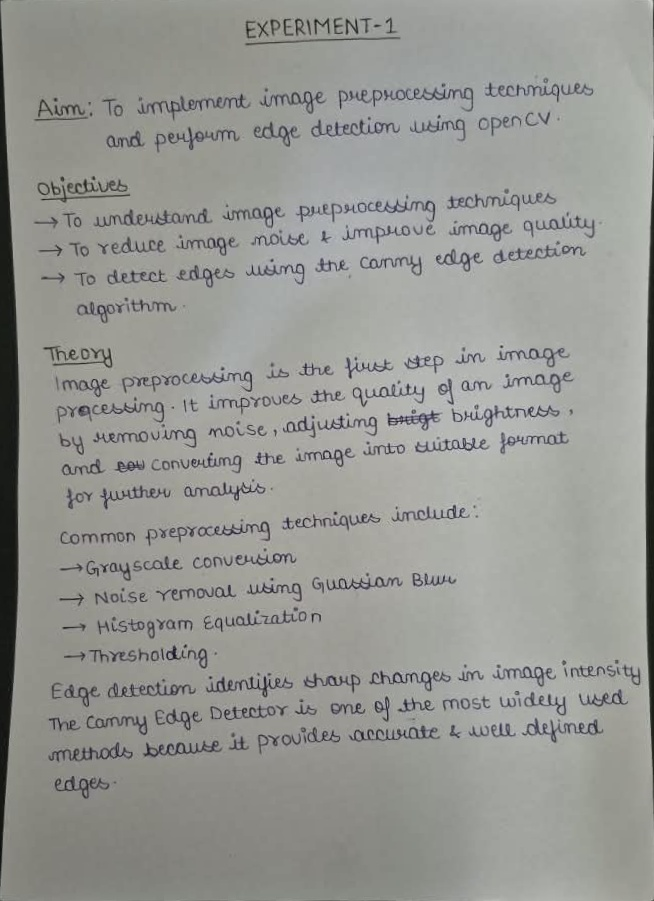
#> input picture scanned_document.jpg, 654 x 901 px
$ python main.py --input scanned_document.jpg --output out
#> lines starting #> are read from the running program, lines starting #| are printed output that depends on the picture; after the words box and inside, x2 and y2 are one past the last pixel; in counts of white or black regions, pixels touching at a corner belong together
### src/perspective_transform.py
import cv2
import numpy as np


def order_points(points):
    points = points.reshape(4, 2)

    ordered = np.zeros((4, 2), dtype=np.float32)

    # Top-left
    ordered[0] = points[np.argmin(points.sum(axis=1))]

    # Bottom-right
    ordered[2] = points[np.argmax(points.sum(axis=1))]

    # Top-right
    ordered[1] = points[np.argmin(np.diff(points, axis=1))]

    # Bottom-left
    ordered[3] = points[np.argmax(np.diff(points, axis=1))]

    return ordered


def perspective_transform(image, document_contour):

    points = order_points(document_contour)

    top_left, top_right, bottom_right, bottom_left = points

    width_top = np.linalg.norm(top_right - top_left)
    width_bottom = np.linalg.norm(bottom_right - bottom_left)

    max_width = int(max(width_top, width_bottom))

    height_right = np.linalg.norm(bottom_right - top_right)
    height_left = np.linalg.norm(bottom_left - top_left)

    max_height = int(max(height_right, height_left))

    destination = np.array([
        [0, 0],
        [max_width - 1, 0],
        [max_width - 1, max_height - 1],
        [0, max_height - 1]
    ], dtype=np.float32)

    matrix = cv2.getPerspectiveTransform(
        points,
        destination
    )

    warped = cv2.warpPerspective(
        image,
        matrix,
        (max_width, max_height)
    )

    return warped

### src/enhancement.py
import cv2


def enhance_document(image):

    # Convert to grayscale
    gray = cv2.cvtColor(image, cv2.COLOR_BGR2GRAY)

    # Improve contrast using CLAHE
    clahe = cv2.createCLAHE(
        clipLimit=2.0,
        tileGridSize=(8, 8)
    )

    enhanced = clahe.apply(gray)

    # Apply adaptive thresholding
    scanned = cv2.adaptiveThreshold(
        enhanced,
        255,
        cv2.ADAPTIVE_THRESH_GAUSSIAN_C,
        cv2.THRESH_BINARY,
        11,
        2
    )

    return scanned

### main.py
import cv2
import argparse
import os

from src.perspective_transform import perspective_transform
from src.enhancement import enhance_document


def main():

    # Command-line arguments
    parser = argparse.ArgumentParser(
        description="Smart Document Scanner"
    )

    parser.add_argument(
        "--input",
        required=True,
        help="Path to input document image"
    )

    parser.add_argument(
        "--output",
        required=True,
        help="Output folder path"
    )

    args = parser.parse_args()

    # Create output directory
    os.makedirs(args.output, exist_ok=True)

    # Load image
    image = cv2.imread(args.input)
#> image is the input picture: shape (901, 654, 3); mean B, G, R 147, 151.3, 150.3

    if image is None:
        print("Error: Image not found")
        return

    print("Image loaded successfully")

    # Preprocessing
    gray_image = cv2.cvtColor(
        image,
        cv2.COLOR_BGR2GRAY
    )

    blurred_image = cv2.GaussianBlur(
        gray_image,
        (5, 5),
        0
    )

    edges = cv2.Canny(
        blurred_image,
        50,
        150
    )
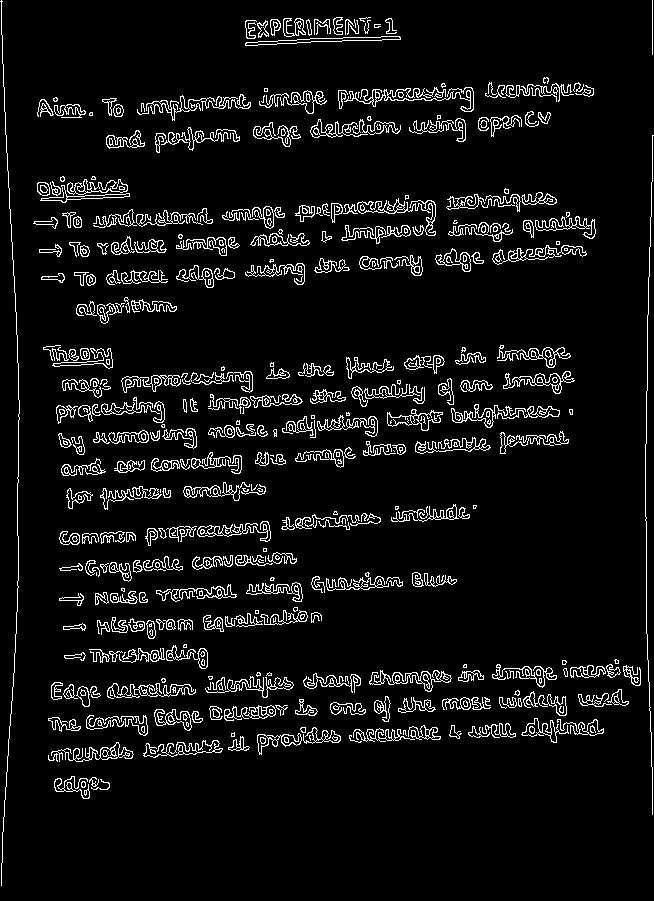
#> edges: shape (901, 654); 6.6% white in thin lines or dots

    # Find contours
    contours, hierarchy = cv2.findContours(
        edges,
        cv2.RETR_LIST,
        cv2.CHAIN_APPROX_SIMPLE
    )
#> contours = 1150 contours, 604 with area under 20; largest, box (x1, y1, x2, y2) and area: (492, 245, 587, 265) 522, (67, 179, 128, 195) 464, (245, 36, 401, 46) 464, (343, 198, 436, 236) 460, (245, 36, 401, 46) 460

    contours = sorted(
        contours,
        key=cv2.contourArea,
        reverse=True
    )

    document_contour = None

    for contour in contours:

        perimeter = cv2.arcLength(
            contour,
            True
        )

        approximation = cv2.approxPolyDP(
            contour,
            0.02 * perimeter,
            True
        )

        if len(approximation) == 4:

            document_contour = approximation
            break
#> this loop made 754 passes
#> (perimeter, document_contour) on pass 754: (14, [[336, 452], [336, 456], [339, 456], [339, 452]])
#> perimeter on passes 1, 2, 4, 6, 7, 8: 444, 230.7, 682.6, 293.1, 310.9, 550.8

    if document_contour is None:

        print("Document boundary not detected")
        return

    print("Document detected successfully")

    # Perspective correction
    scanned_document = perspective_transform(
        image,
        document_contour
    )
#> in order_points, `points = points.reshape(4, 2)`: points = [[336, 452], [336, 456], [339, 456], [339, 452]]
#> in perspective_transform, `points = order_points(document_contour)`: points = [[336, 452], [339, 452], [339, 456], [336, 456]]
#> in perspective_transform, `top_left, top_right, bottom_right, bottom_left = points`: top_left = [336, 452]; top_right = [339, 452]; bottom_right = [339, 456]; bottom_left = [336, 456]
#> in perspective_transform, `width_top = np.linalg.norm(top_right - top_left)`: width_top = 3
#> in perspective_transform, `height_right = np.linalg.norm(bottom_right - top_right)`: height_right = 4
#> in perspective_transform, `destination = np.array([ [0, 0], [max_width - 1, 0], [max_width - 1, m..`: destination = [[0, 0], [2, 0], [2, 3], [0, 3]]
#> in perspective_transform, `matrix = cv2.getPerspectiveTransform( points, destination )`: matrix = [[0.667, 0, -224], [-1.51e-15, 0.75, -339], [0, 0, 1]]

    scanned_path = os.path.join(
        args.output,
        "scanned_document.jpg"
    )

    cv2.imwrite(
        scanned_path,
        scanned_document
    )

    print("Perspective correction completed")

    # Image enhancement
    enhanced_document = enhance_document(
        scanned_document
    )
#> in enhance_document, `gray = cv2.cvtColor(image, cv2.COLOR_BGR2GRAY)`: gray = [[144, 167, 140], [166, 171, 162], [166, 174, 170], [158, 169, 139]]
#> in enhance_document, `enhanced = clahe.apply(gray)`: enhanced = [[255, 255, 128], [255, 255, 128], [255, 255, 128], [128, 191, 64]]
#> in enhance_document, `scanned = cv2.adaptiveThreshold( enhanced, 255, cv2.ADAPTIVE_THRESH_GA..`: scanned = [[255, 255, 0], [255, 255, 0], [255, 255, 0], [0, 255, 0]]
#> enhanced_document has the same summary as scanned in enhance_document

    enhanced_path = os.path.join(
        args.output,
        "enhanced_document.jpg"
    )

    cv2.imwrite(
        enhanced_path,
        enhanced_document
    )

    print("Image enhancement completed")

    print("Project completed successfully")


if __name__ == "__main__":
    main()

$ run again, with document.jpg copied over scanned_document.jpg
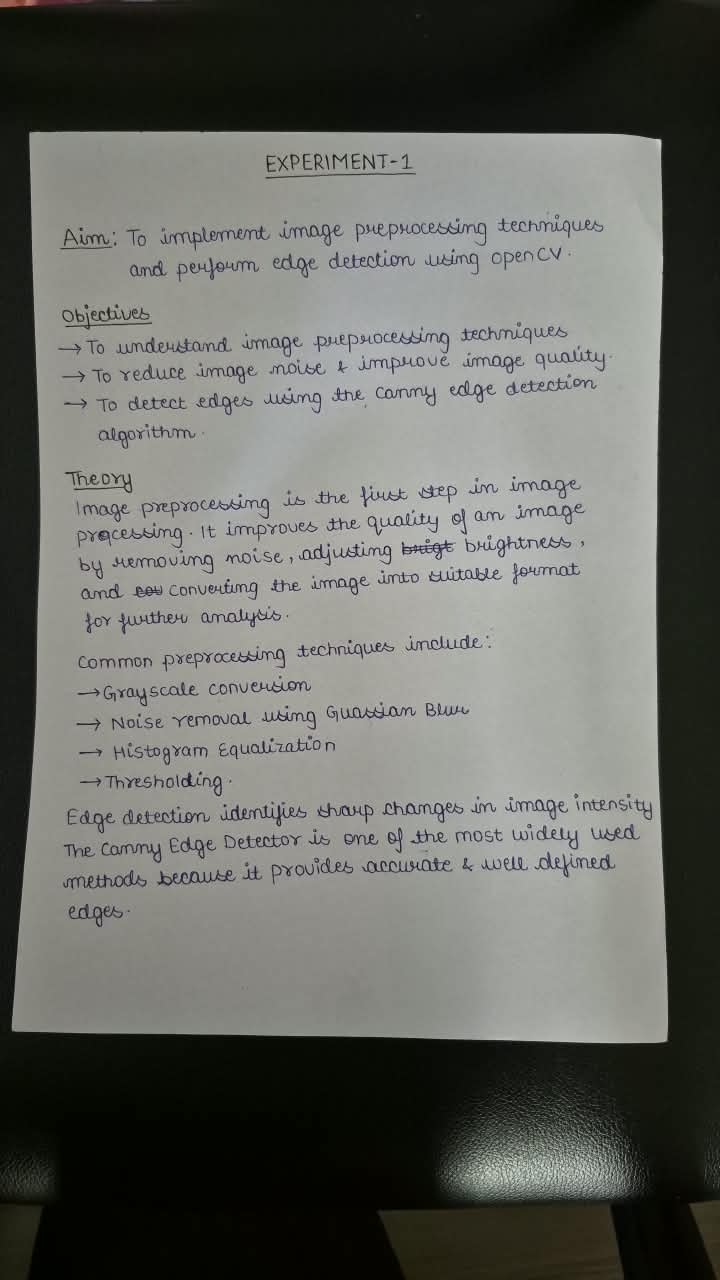
#> input picture document.jpg, 720 x 1280 px
#> in main, image is the input picture: shape (1280, 720, 3); mean B, G, R 98.8, 104, 102.7
#> in main, `edges = cv2.Canny( blurred_image, 50, 150 )`:
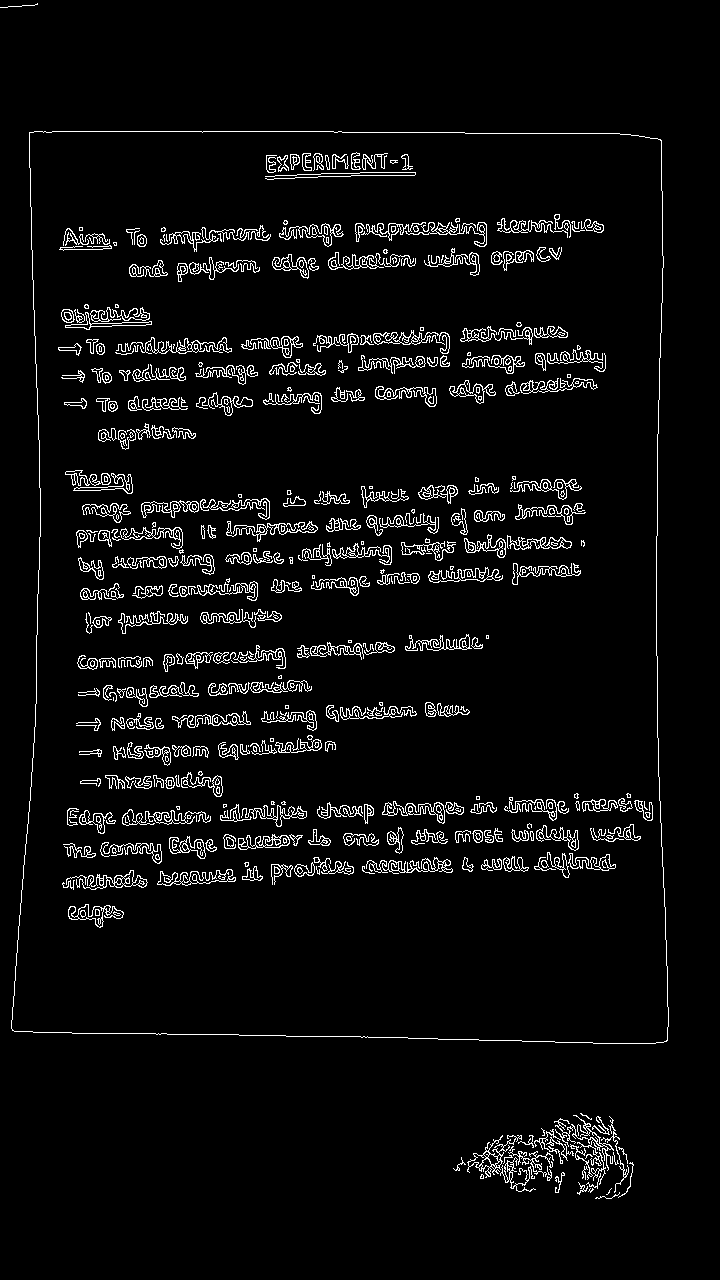
#> edges: shape (1280, 720); 4.7% white in thin lines or dots, all inside (x1, y1, x2, y2) = (0, 3, 669, 1199)
#> contours = 1260 contours, 698 with area under 20; largest, box (x1, y1, x2, y2) and area: (11, 131, 669, 1044) 569338, (11, 131, 669, 1044) 569334, (428, 567, 503, 583) 487, (226, 521, 318, 542) 485, (467, 1135, 522, 1178) 444
#> the loop in main, `for contour in contours: ` made 1 pass
#> (perimeter, document_contour) on pass 1: (3128.5, [[29, 132], [12, 1030], [666, 1041], [661, 140]])
#> in order_points, `points = points.reshape(4, 2)`: points = [[29, 132], [12, 1030], [666, 1041], [661, 140]]
#> in perspective_transform, `points = order_points(document_contour)`: points = [[29, 132], [661, 140], [666, 1041], [12, 1030]]
#> top_left = [29, 132]; top_right = [661, 140]; bottom_right = [666, 1041]; bottom_left = [12, 1030]
#> width_top = 632.1
#> width_bottom = 654.1
#> max_width = 654
#> height_right = 901
#> height_left = 898.2
#> max_height = 901
#> destination = [[0, 0], [653, 0], [653, 900], [0, 900]]
#> matrix = [[1.04, 0.0197, -32.81], [-0.0132, 1.04, -137.2], [4.16e-06, 3.9e-05, 1]]
#> in enhance_document, `scanned = cv2.adaptiveThreshold( enhanced, 255, cv2.ADAPTIVE_THRESH_GA..`:
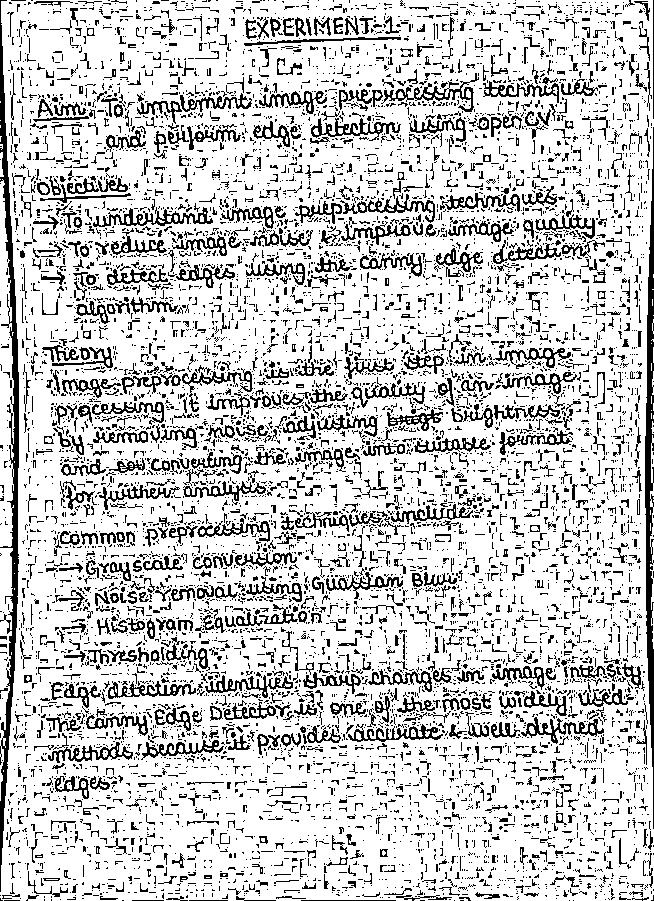
#> scanned: shape (901, 654); 79.3% white; black in thin lines or dots
